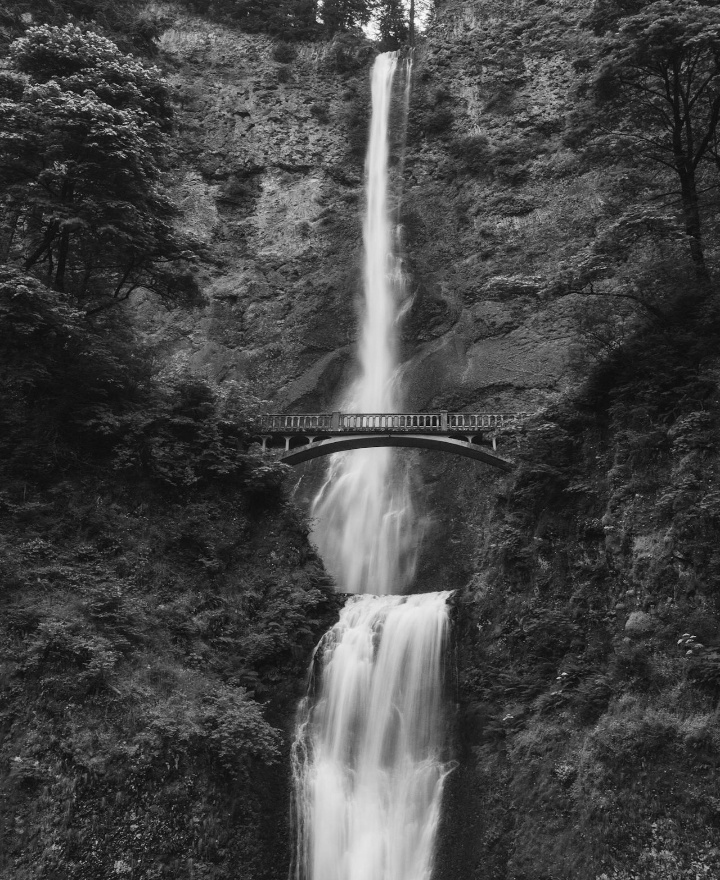
#> input picture OpenCV/resized_waterfall.jpg, 720 x 880 px
$ python image_flip.py
#> lines starting #> are read from the running program, lines starting #| are printed output that depends on the picture
import cv2
import numpy as np

img = cv2.imread("resized_waterfall.jpg")
#> img is the input picture: shape (880, 720, 3); min 0, max 254, mean 68.5

width = 360
height = 400
dim = (width, height)

resized = cv2.resize(img, dim)
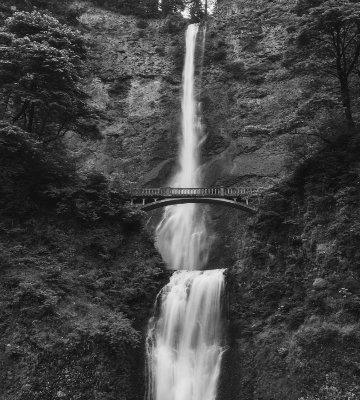
#> resized: shape (400, 360, 3); min 13, max 246, mean 68.5

cv2.imshow("Original", resized)

flip1 = cv2.flip(resized, 1)
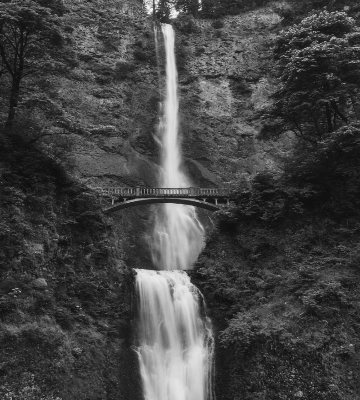
#> flip1: shape (400, 360, 3); min 13, max 246, mean 68.5
flip2 = cv2.flip(resized, 0)
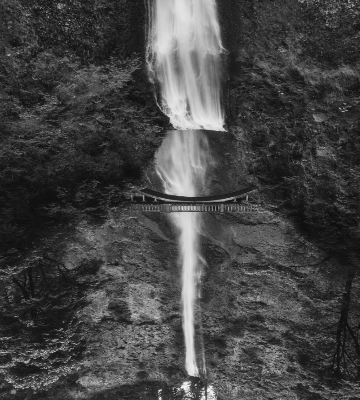
#> flip2: shape (400, 360, 3); min 13, max 246, mean 68.5
flip3 = cv2.flip(resized, -1)
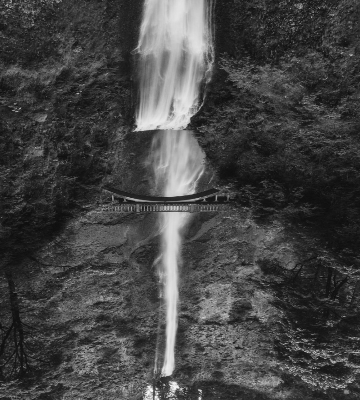
#> flip3: shape (400, 360, 3); min 13, max 246, mean 68.5

cv2.imshow("Horizontal", flip1)
cv2.imshow("Vertical", flip2)
cv2.imshow("Horizontal+Vertical", flip3)

cv2.waitKey(0)
cv2.destroyAllWindows()
